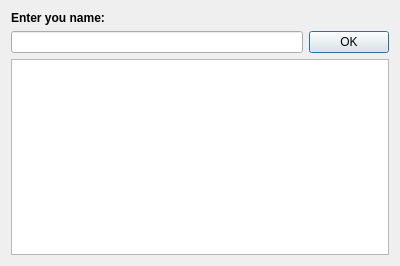
<?xml version="1.0" encoding="UTF-8"?>
<ui version="4.0">
 <class>HelloPlugin</class>
 <widget class="QDialog" name="HelloPlugin">
  <property name="geometry">
   <rect>
    <x>0</x>
    <y>0</y>
    <width>400</width>
    <height>266</height>
   </rect>
  </property>
  <property name="acceptDrops">
   <bool>false</bool>
  </property>
  <property name="windowTitle">
   <string>Hello Plugin</string>
  </property>
  <layout class="QFormLayout" name="formLayout">
   <item row="0" column="0">
    <widget class="QLabel" name="enterNameLabel">
     <property name="font">
      <font>
       <family>Tahoma</family>
       <weight>75</weight>
       <bold>true</bold>
      </font>
     </property>
     <property name="text">
      <string>Enter you name:</string>
     </property>
    </widget>
   </item>
   <item row="1" column="0" colspan="2">
    <layout class="QHBoxLayout" name="horizontalLayout">
     <item>
      <widget class="QLineEdit" name="nameLineEdit"/>
     </item>
     <item>
      <widget class="QPushButton" name="OKPushButton">
       <property name="text">
        <string>OK</string>
       </property>
      </widget>
     </item>
    </layout>
   </item>
   <item row="2" column="0" colspan="2">
    <widget class="QPlainTextEdit" name="outputPlainTextEdit"/>
   </item>
  </layout>
 </widget>
 <resources/>
 <connections/>
</ui>
